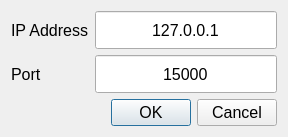
<?xml version="1.0" encoding="UTF-8"?>
<ui version="4.0">
 <class>tcpClientDialog</class>
 <widget class="QDialog" name="tcpClientDialog">
  <property name="geometry">
   <rect>
    <x>0</x>
    <y>0</y>
    <width>288</width>
    <height>137</height>
   </rect>
  </property>
  <property name="font">
   <font>
    <pointsize>12</pointsize>
   </font>
  </property>
  <property name="windowTitle">
   <string>TCP Client</string>
  </property>
  <layout class="QGridLayout" name="gridLayout">
   <item row="0" column="0">
    <widget class="QLabel" name="label">
     <property name="text">
      <string>IP Address</string>
     </property>
    </widget>
   </item>
   <item row="1" column="1">
    <widget class="QLineEdit" name="lePort">
     <property name="sizePolicy">
      <sizepolicy hsizetype="Preferred" vsizetype="Preferred">
       <horstretch>0</horstretch>
       <verstretch>0</verstretch>
      </sizepolicy>
     </property>
     <property name="font">
      <font>
       <pointsize>12</pointsize>
      </font>
     </property>
     <property name="inputMask">
      <string/>
     </property>
     <property name="text">
      <string>15000</string>
     </property>
     <property name="maxLength">
      <number>5</number>
     </property>
     <property name="alignment">
      <set>Qt::AlignCenter</set>
     </property>
    </widget>
   </item>
   <item row="1" column="0">
    <widget class="QLabel" name="label_2">
     <property name="sizePolicy">
      <sizepolicy hsizetype="Maximum" vsizetype="Preferred">
       <horstretch>0</horstretch>
       <verstretch>0</verstretch>
      </sizepolicy>
     </property>
     <property name="text">
      <string>Port</string>
     </property>
    </widget>
   </item>
   <item row="0" column="1">
    <widget class="QLineEdit" name="leAddr">
     <property name="sizePolicy">
      <sizepolicy hsizetype="Preferred" vsizetype="Preferred">
       <horstretch>0</horstretch>
       <verstretch>0</verstretch>
      </sizepolicy>
     </property>
     <property name="font">
      <font>
       <pointsize>12</pointsize>
      </font>
     </property>
     <property name="text">
      <string>127.0.0.1</string>
     </property>
     <property name="alignment">
      <set>Qt::AlignCenter</set>
     </property>
    </widget>
   </item>
   <item row="2" column="1">
    <widget class="QDialogButtonBox" name="buttonBox">
     <property name="standardButtons">
      <set>QDialogButtonBox::Cancel|QDialogButtonBox::Ok</set>
     </property>
    </widget>
   </item>
  </layout>
 </widget>
 <resources/>
 <connections/>
</ui>
